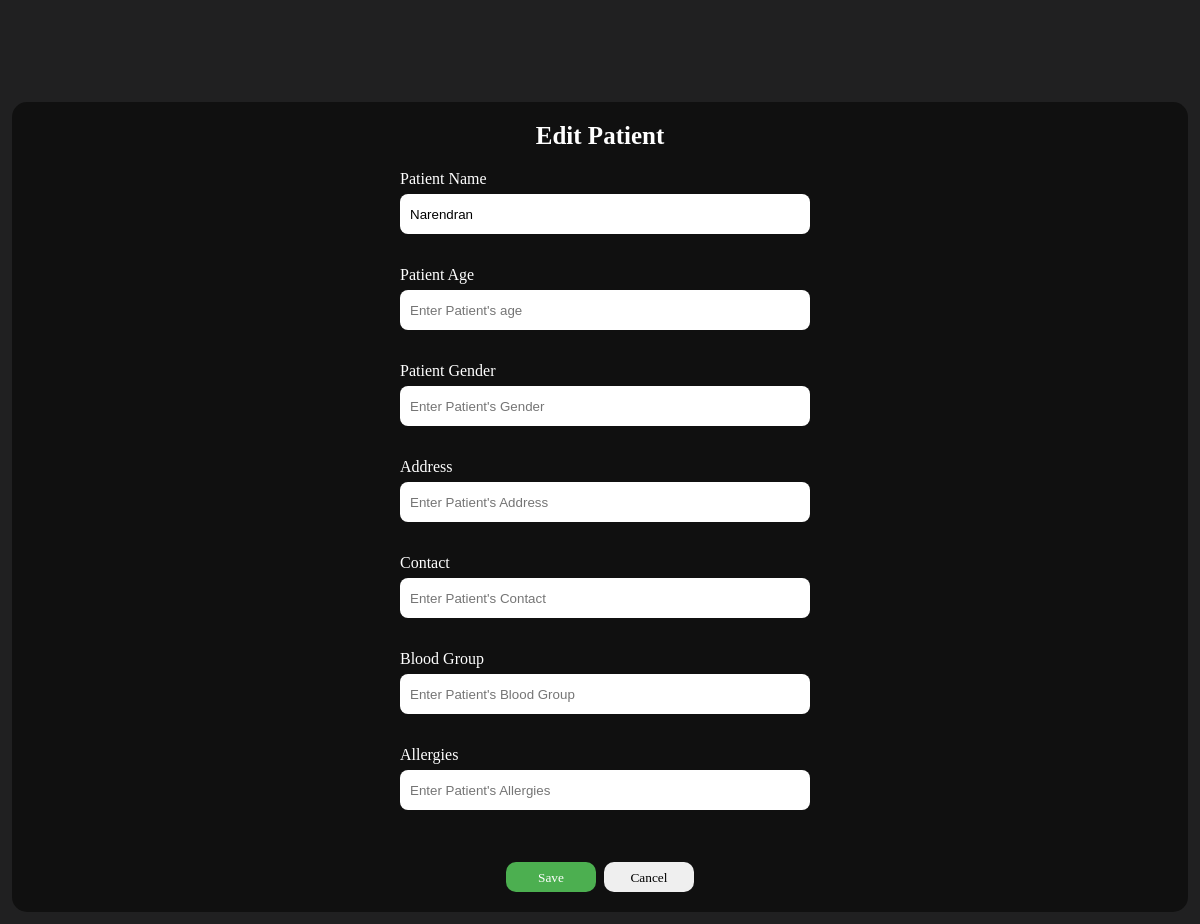
The page /editpat/1 on the database as committed earlier.
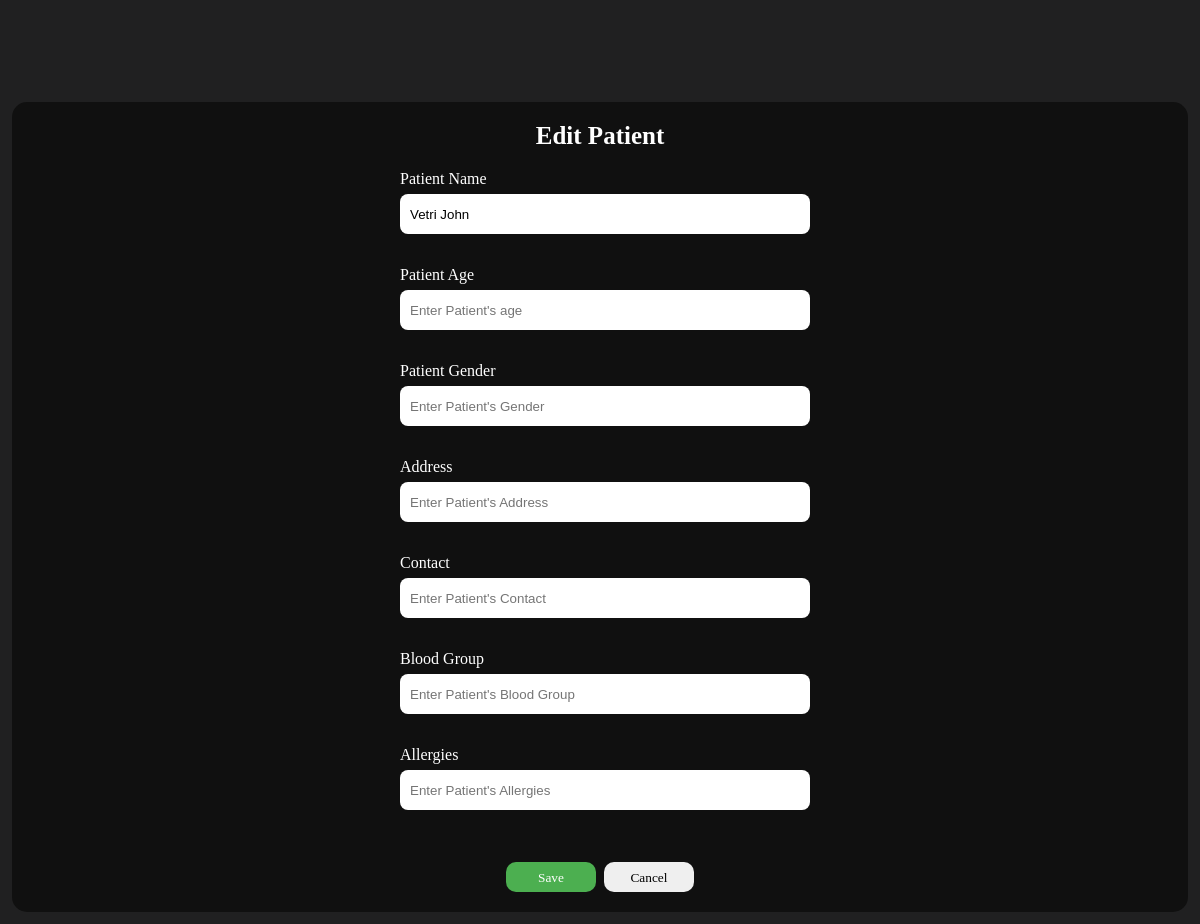
The same page on the database as committed later.
### tables this page shows
CREATE TABLE PATIENTS(
                PATIENT_ID INTEGER PRIMARY KEY,
                PATIENT_NAME TEXT,
                AGE INTEGER,
                GENDER TEXT,
                ADDRESS TEXT,
                CONTACT TEXT,
                BLOOD_GRP TEXT,
                ALLERGIES TEXT,
                STATE TEXT,
                FOREIGN KEY (PATIENT_ID) REFERENCES USERS (USER_ID) ON DELETE CASCADE);

### app.py (the view, shortened to what this page needs)
@app.route('/editpat/<int:patient_id>', methods=['GET', 'POST'])
def editpat(patient_id):
    con = sqlite3.connect(database)
    cur = con.cursor()
    cur.execute("SELECT PATIENT_ID, PATIENT_NAME FROM PATIENTS WHERE PATIENT_ID=?", (patient_id,))
    p = cur.fetchone()
    con.close()
    return render_template('admin/editpat.html', patient={'id': p[0], 'name': p[1]})

### Templates/admin/editpat.html (shortened to what this page needs)
<!DOCTYPE html>
<html lang="en">
<head>
    <link rel="stylesheet" href="{{ url_for('static', filename='css/admindash.css') }}">
</head>
<body>
    <section class="main">
        <div class="viewww">
            <div class="appointments" style="min-height: 90vh; margin-bottom: 12px; margin-top: 12px; width: 98%;">
                <h1 style="margin-top: 20px;">Edit Patient</h1>
                <div class="form" style="margin-top: 20px;">
                    <form method="post" action="{{ url_for('editpat', patient_id=patient.id) }}">
                        <div class="rows">
                            <label for="patient_name">Patient Name</label>
                            <input id="patient_name" name="patient_name" value="{{ patient.name }}" />
                        </div>
                        <div class="rows">
                            <label for="age">Patient Age</label>
                            <input id="age" name="age" value="{{ patient.age }}" placeholder="Enter Patient's age"  />
                        </div>
                        <div class="rows">
                            <label for="gender">Patient Gender</label>
                            <input id="gender" name="gender" value="{{ patient.gender }}" placeholder="Enter Patient's Gender" />
                        </div>
                        <div class="rows">
                            <label for="address">Address</label>
                            <input id="address" name="address" value="{{ patient.address }}" placeholder="Enter Patient's Address" />
                        </div>
                        <div class="rows">
                            <label for="contact">Contact</label>
                            <input id="contact" name="contact" value="{{ patient.contact }}" placeholder="Enter Patient's Contact" />
                        </div>
                        <div class="rows">
                            <label for="blood">Blood Group</label>
                            <input id="blood" name="blood" value="{{ patient.blood }}" placeholder="Enter Patient's Blood Group" />
                        </div>
                        <div class="rows">
                            <label for="allergies">Allergies</label>
                            <input id="allergies" name="allergies" value="{{ patient.allergies }}" placeholder="Enter Patient's Allergies" />
                        </div>
                        <div style="display:flex; gap:8px; margin-bottom: 20px;">
                            <button type="submit" style="background:#4CAF50; color:#fff; border:none;">Save</button>
                            <a href="{{ url_for('patient_list') }}"><button type="button">Cancel</button></a>
                        </div>
                    </form>
                </div>
            </div>
        </div>
    </section>
</body>
</html>

Rows that differ between the two databases and show on the page:
changed PATIENTS: patient_name "Narendran" → "Vetri John"
